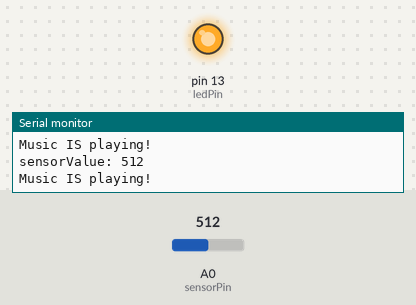
A sketch run on a simulated Arduino Uno, built with avr-gcc and run on an emulated ATmega328P. Shown: output pins drawn as LEDs (lit = HIGH), the last lines printed to the serial monitor. The test bench sets the inputs (shaded band); at power-on: A0 (sensorPin) = 512.

Above: at 1.2 s.
1.3 s: A0 (sensorPin) set to 7
4.3 s: A0 (sensorPin) set to 4
At 5.6 s:
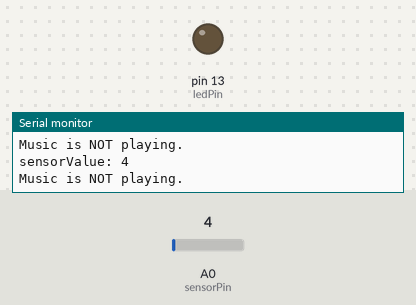
Timing chart, 0 to 7.3 s (numbered marks = the images above; inputs shaded):
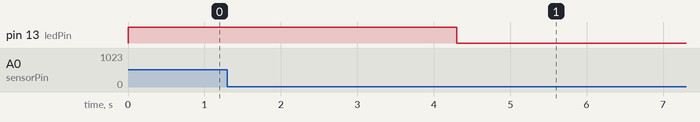

Measured:
- the behaviour switches between 6 and 5 on A0 (sensorPin) (found by bisection; images 0 and 1)
- after the input at 4.3 s, pin 13 (ledPin): HIGH → LOW at once

The sketch:

audio_read_test.ino
```cpp
int sensorPin = A0;    // select the input pin for the audio signal input
int ledPin = 13;

void setup() {
  // declare the ledPin as an OUTPUT and sensorPin as input
  pinMode(ledPin, OUTPUT);
  pinMode(sensorPin, INPUT);
  Serial.begin(9600);      // open the serial port at 9600 bps:
}

void loop() {
  int quietThreshold = 5;
  int sensorValue = analogRead(sensorPin);
  if(sensorValue > quietThreshold) {
    digitalWrite(ledPin, HIGH);
    Serial.println("Music IS playing!");
    Serial.print("sensorValue: ");
    Serial.println(sensorValue);
  } else {
    digitalWrite(ledPin, LOW);
    Serial.println("Music is NOT playing.");
    Serial.print("sensorValue: ");
    Serial.println(sensorValue);
  }
}
```
